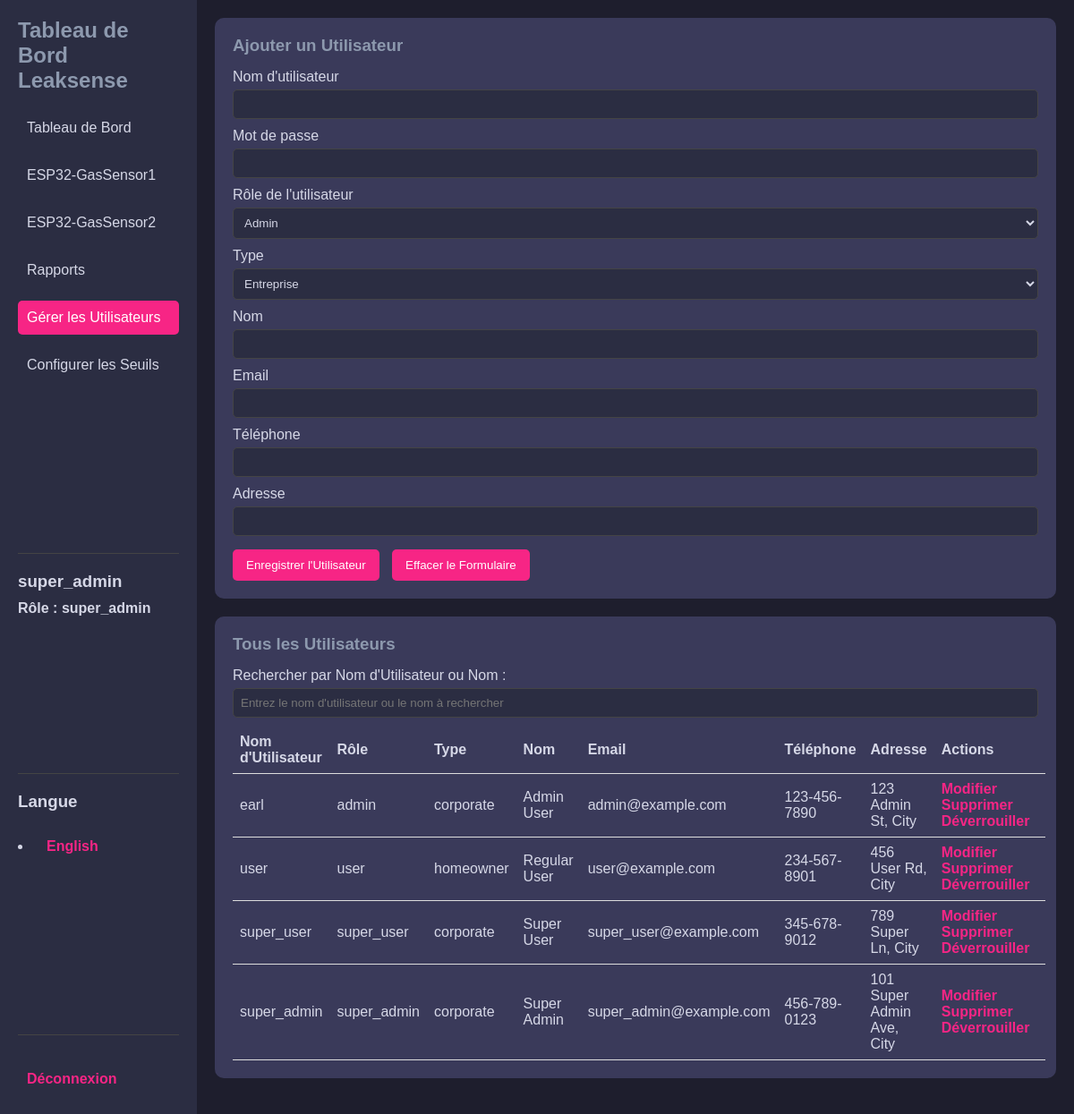
Page /dashboard/manage_user_fr.php (signed in) on the committed database.
### tables this page shows
CREATE TABLE `user` (
  `userID` int(11) NOT NULL,
  `username` varchar(50) NOT NULL,
  `password` varchar(255) NOT NULL,
  `userrole` enum('admin','user','super_user','super_admin') NOT NULL,
  `type` enum('corporate','homeowner') NOT NULL,
  `name` varchar(100) NOT NULL,
  `email` varchar(100) NOT NULL,
  `phone` varchar(20) DEFAULT NULL,
  `address` varchar(255) DEFAULT NULL,
  `status` tinyint(1) DEFAULT 0,
  `login_attempt` int(11) DEFAULT 0,
  `lockout_until` timestamp NULL DEFAULT NULL,
  `timestamp` timestamp NOT NULL DEFAULT current_timestamp()
);

### dashboard/manage_user_fr.php (the view, shortened to what this page needs)
<?php
include '../db_connection.php';
$username = '';
$userrole = '';
$type = '';
$name = '';
$email = '';
$phone = '';
$address = '';
$action = 'Ajouter un Utilisateur';
$stmt = $pdo->query("SELECT * FROM user");
$users = $stmt->fetchAll(PDO::FETCH_ASSOC);
?>
<!DOCTYPE html>
<html lang="fr">
<head>
</head>
<body>
    <div class="dashboard-container">
        <aside class="sidebar">
            <div>
                <h2>Tableau de Bord Leaksense</h2>
                <nav>
                    <ul>
                        <li><a href="dashboard_fr.php">Tableau de Bord</a></li>
                        <li><a href="gs1_fr.php">ESP32-GasSensor1</a></li>
                        <li><a href="gs2_fr.php">ESP32-GasSensor2</a></li>
                        <li><a href="Reports_fr.php">Rapports</a></li>
                        <li><a href="#" class="active">Gérer les Utilisateurs</a></li>
                        <li><a href="Threshold_fr.php">Configurer les Seuils</a></li>
                    </ul>
                </nav>
            </div>
            <div class="bottom-section">
                <h3><?php echo htmlspecialchars($_SESSION['username']); ?></h3>
                <h4>Rôle : <?php echo htmlspecialchars($_SESSION['userrole']); ?></h4>
            </div>
            <div class="bottom-section">
                <h3>Langue</h3>
                <li><a href="manage_user.php">English</a></li>
            </div>
            <div class="bottom-section">
                <a href="../logout.php">Déconnexion</a>
            </div>
        </aside>
        <main class="main-dashboard">
            <div class="form-container">
                <h3><?php echo $action; ?></h3>
                <form action="" method="post">
                    <label>Nom d'utilisateur</label>
                    <input type="text" name="username" value="<?php echo htmlspecialchars($username); ?>" required <?php echo ($action === 'Modifier l\'Utilisateur') ? 'readonly' : ''; ?>>
                    <label>Mot de passe</label>
                    <input type="password" name="password" <?php echo ($action === 'Modifier l\'Utilisateur') ? '' : 'required'; ?>>
                    <label>Rôle de l'utilisateur</label>
                    <select name="userrole" required>
                        <option value="admin" <?php echo ($userrole === 'admin') ? 'selected' : ''; ?>>Admin</option>
                    </select>
                    <label>Type</label>
                    <select name="type" required>
                        <option value="corporate" <?php echo ($type === 'corporate') ? 'selected' : ''; ?>>Entreprise</option>
                    </select>
                    <label>Nom</label>
                    <input type="text" name="name" value="<?php echo htmlspecialchars($name); ?>" required>
                    <label>Email</label>
                    <input type="email" name="email" value="<?php echo htmlspecialchars($email); ?>" required>
                    <label>Téléphone</label>
                    <input type="text" name="phone" value="<?php echo htmlspecialchars($phone); ?>" required>
                    <label>Adresse</label>
                    <input type="text" name="address" value="<?php echo htmlspecialchars($address); ?>" required>
                    <div class="button-group">
                        <button type="submit">Enregistrer l'Utilisateur</button>
                        <button type="reset">Effacer le Formulaire</button>
                    </div>
                </form>
            </div>
            <div class="table-container">
                <h3>Tous les Utilisateurs</h3>
                <div class="search-container">
                    <label for="searchInput">Rechercher par Nom d'Utilisateur ou Nom :</label>
                    <input type="text" id="searchInput" onkeyup="filterUsers()" placeholder="Entrez le nom d'utilisateur ou le nom à rechercher">
                </div>
                <table id="userTable">
                    <thead>
                        <tr>
                            <th>Nom d'Utilisateur</th>
                            <th>Rôle</th>
                            <th>Type</th>
                            <th>Nom</th>
                            <th>Email</th>
                            <th>Téléphone</th>
                            <th>Adresse</th>
                            <th>Actions</th>
                        </tr>
                    </thead>
                    <tbody>
                        <?php foreach ($users as $user): ?>
                            <tr>
                                <td><?php echo htmlspecialchars($user["username"]); ?></td>
                                <td><?php echo htmlspecialchars($user["userrole"]); ?></td>
                                <td><?php echo htmlspecialchars($user["type"]); ?></td>
                                <td><?php echo htmlspecialchars($user["name"]); ?></td>
                                <td><?php echo htmlspecialchars($user["email"]); ?></td>
                                <td><?php echo htmlspecialchars($user["phone"]); ?></td>
                                <td><?php echo htmlspecialchars($user["address"]); ?></td>
                                <td class="action-buttons">
                                    <a href="?action=edit&username=<?php echo urlencode($user["username"]); ?>">Modifier</a>
                                    <a href="?action=delete&username=<?php echo urlencode($user["username"]); ?>" onclick="return confirm('Êtes-vous sûr ?')">Supprimer</a>
                                    <a href="?action=unlock&username=<?php echo urlencode($user["username"]); ?>">Déverrouiller</a>
                                </td>
                            </tr>
                        <?php endforeach; ?>
                    </tbody>
                </table>
            </div>
        </main>
    </div>
</body>
</html>

### dashboard/manage_user_fr.php (style rules this page uses)
* { margin: 0; padding: 0; box-sizing: border-box; }
body { font-family: Arial, sans-serif; background-color: #1E1E2D; color: #fff; display: flex; }
.dashboard-container { display: flex; height: 100vh; width: 100%; }
.sidebar { background-color: #2B2D42; width: 220px; padding: 20px; display: flex; flex-direction: column; justify-content: space-between; }
.sidebar h2 { color: #8D99AE; font-size: 1.5em; margin-bottom: 20px; }
.sidebar ul { list-style: none; padding-left: 0; }
.sidebar li { margin-bottom: 15px; }
.sidebar a { text-decoration: none; color: #D6D8E7; font-size: 1em; display: block; padding: 10px; border-radius: 5px; transition: background-color 0.2s; }
.sidebar a:hover, .sidebar a.active { background-color: #F72585; color: #fff; }
.main-dashboard { flex: 1; padding: 20px; overflow-y: auto; }
.form-container, .table-container { background: #3A3A5A; padding: 20px; border-radius: 10px; margin-bottom: 20px; }
h3 { color: #8D99AE; margin-bottom: 15px; }
label { color: #D6D8E7; display: block; margin-top: 10px; }
input, select { width: 100%; padding: 8px; background-color: #2B2D42; color: #D6D8E7; border: 1px solid #444; border-radius: 5px; margin-top: 5px; }
.button-group { margin-top: 15px; }
button { padding: 10px 15px; background-color: #F72585; border: none; border-radius: 5px; color: #fff; cursor: pointer; margin-right: 10px; }
table { width: 100%; color: #D6D8E7; margin-top: 10px; border-collapse: collapse; }
table th, table td { padding: 8px; text-align: left; border-bottom: 1px solid #ddd; }
.action-buttons a { color: #F72585; text-decoration: none; margin-right: 10px; font-weight: bold; }
.bottom-section { border-top: 1px solid #444; padding-top: 20px; color: #D6D8E7; text-align: left; }
.bottom-section h3, .bottom-section h5 { margin-bottom: 10px; color: #D6D8E7; }
.bottom-section a { color: #F72585; text-decoration: none; font-weight: bold; display: inline-block; margin-top: 10px; }

### rows in the picture
user: username "earl", userrole "admin", type "corporate", name "Admin User", email "admin@example.com", phone "123-456-7890", address "123 Admin St, City"
user: username "user", userrole "user", type "homeowner", name "Regular User", email "user@example.com", phone "234-567-8901", address "456 User Rd, City"
user: username "super_user", userrole "super_user", type "corporate", name "Super User", email "super_user@example.com", phone "345-678-9012", address "789 Super Ln, City"
user: username "super_admin", userrole "super_admin", type "corporate", name "Super Admin", email "super_admin@example.com", phone "456-789-0123", address "101 Super Admin Ave, City"

### other values in the picture
$_SESSION['username'] "super_admin"
$_SESSION['userrole'] "super_admin"
$action "Ajouter un Utilisateur"
